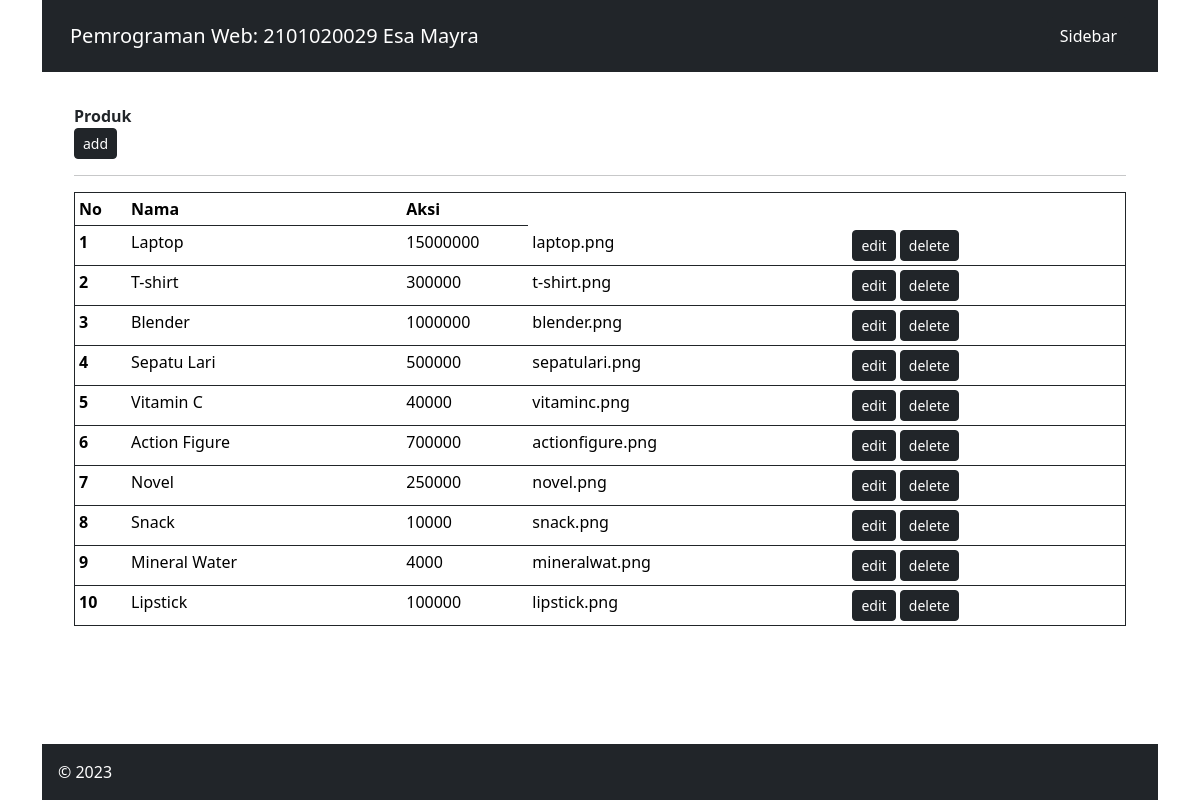
The page / on the database its author committed.
### tables this page shows
CREATE TABLE `produk` (
  `id_produk` int(11) NOT NULL,
  `nama_produk` varchar(255) NOT NULL,
  `id_kategori` int(11) NOT NULL,
  `harga` int(11) DEFAULT NULL,
  `gambar` varchar(255) DEFAULT NULL
);

### produk.php (the view)
<div class = "row justify-content-between">
    <div class = "col-10"><b>Produk</b></div>
    <div class = "col-2-flex justify-content-end align-items0end">
        <button class = "btn btn-dark btn-sm" type = "button">add</button>
    </div>
</div>
<hr>
<table class = "table table-sm border border-dark">
    <thead class = "thead-dark">
        <tr>
            <th scope = "col" width = "5%">No</th>
            <th scope = "col">Nama</th>
            <th scope = "col" width = "12%">Aksi</th>
        </tr>
    </thead>
    <tbody>
        <?php
        $que = "SELECT * FROM produk
                JOIN kategori ON produk.id_produk = kategori.id_kategori";
        $select = mysqli_query($conn, $que);
        while ($data = mysqli_fetch_array($select)) {
            ?>
            <tr>
                <th scope = "row"><?php echo $data['id_produk']; ?></th>
                <td><?php echo $data['nama_produk']; ?></td>
                <td><?php echo $data['harga']; ?></td>
                <td><?php echo $data['gambar']; ?></td>
                <td>
                    <button class = "btn btn-dark btn-sm" type = "button">edit</button>
                    <button class = "btn btn-dark btn-sm" type = "button">delete</button>
                </td>
            </tr>
        <?php } ?>
        </tbody>
        </table>

### index.php (shortened to what this page needs)
<!DOCTYPE html>
<html lang="en">
<head>
    <link href="https://cdn.jsdelivr.net/npm/bootstrap@5.3.2/dist/css/bootstrap.min.css" rel="stylesheet">
</head>
<body class="container d-flex flex-column h-100">
    <header>
        <nav class="navbar navbar-expand-lg navbar-dark bg-dark p-3">
            <div class="container">
                <a class="navbar-brand" href="#">Pemrograman Web: 2101020029 Esa Mayra</a>
                <button class="btn btn-dark" type="button" data-bs-toggle="collapse" data-bs-target="#collapseExample" aria-expanded="false" aria-controls="collapseExample">
                    Sidebar
                </button>
            </div>
        </nav>
    </header>
    <div class="container flex-grow-1" id="content">
        <div class="row h-100">
            <div class="col p-3 h-100">
                <div class="p-3">
                    <?php
                    include "sql.php";
                    $halaman = isset($_GET['page']) ? $_GET['page'] : 'produk';
                    switch ($halaman) {
                        default:
                            include('produk.php');
                            break;
                    }
                    ?>
            </div>
        </div>
    </div>
</div>
<footer class="bg-dark text-white p-3" >
    <a>&copy; 2023</a>
</footer>
</body>
</html>

### index.php (style rules this page uses)
html, body { height: 100%; }

### rows shown on the page
produk: id_produk "1", nama_produk "Laptop", harga "15000000", gambar "laptop.png"
produk: id_produk "2", nama_produk "T-shirt", harga "300000", gambar "t-shirt.png"
produk: id_produk "3", nama_produk "Blender", harga "1000000", gambar "blender.png"
produk: id_produk "4", nama_produk "Sepatu Lari", harga "500000", gambar "sepatulari.png"
produk: id_produk "5", nama_produk "Vitamin C", harga "40000", gambar "vitaminc.png"
produk: id_produk "6", nama_produk "Action Figure", harga "700000", gambar "actionfigure.png"
produk: id_produk "7", nama_produk "Novel", harga "250000", gambar "novel.png"
produk: id_produk "8", nama_produk "Snack", harga "10000", gambar "snack.png"
produk: id_produk "9", nama_produk "Mineral Water", harga "4000", gambar "mineralwat.png"
produk: id_produk "10", nama_produk "Lipstick", harga "100000", gambar "lipstick.png"
